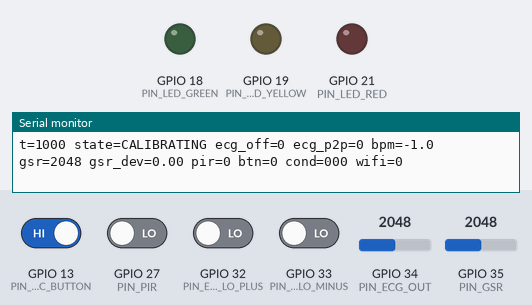
Simulated run of this program. Board: ESP32. On the bench: output pins drawn as LEDs (lit = HIGH), the last lines printed to the serial monitor. The inputs (shaded band) are chosen by the test bench; at power-on: GPIO 13 (PIN_PANIC_BUTTON) HIGH, GPIO 27 (PIN_PIR), GPIO 32 (PIN_ECG_LO_PLUS), GPIO 33 (PIN_ECG_LO_MINUS) LOW, GPIO 34 (PIN_ECG_OUT) = 2048, GPIO 35 (PIN_GSR) = 2048 (analog values on the 0–4095 scale). WiFi joins after 1.5 s; servers stay silent unless stated; uploads are accepted with an empty reply; not simulated (calls return 0 or success): secrets.example.h.

Above: at 1.2 s.
1.3 s: GPIO 13 (PIN_PANIC_BUTTON) driven LOW and GPIO 27 (PIN_PIR) driven HIGH
At 1.8 s:
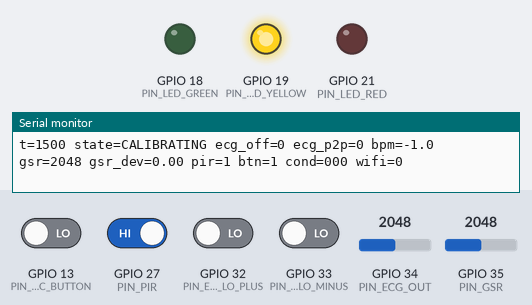
At 3.5 s:
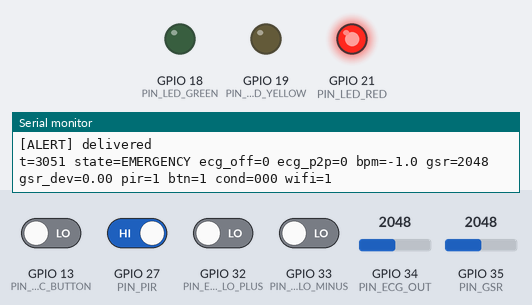
Timing chart, 0 to 5.0 s (numbered marks = the images above; inputs shaded):
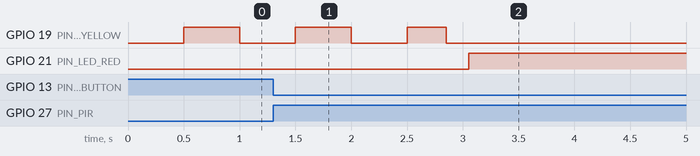

The program:

main.cpp
```cpp
// ESP32 Safety Wearable — reference firmware
//
// REFERENCE IMPLEMENTATION. The original HerZion 2025 prototype firmware is
// not in this repository. This file re-implements the documented architecture
// (ECG + GSR + PIR sensing, rule-based event detection, panic button, LED
// indication, emergency-contact notification) so it can be built, read and
// tested. Pins and thresholds live in include/config.h; see docs/ for details.
//
// Main loop (non-blocking except while an HTTP request is in flight):
//   sample ECG (250 Hz) / GSR (20 Hz) / PIR / button
//   -> derive per-sensor conditions -> DecisionEngine -> LEDs
//   -> on entering EMERGENCY, POST an alert; retry until delivered or cancelled.

#include <Arduino.h>
#include <HTTPClient.h>
#include <WiFi.h>
#include <WiFiClientSecure.h>

#include "button.h"
#include "config.h"
#include "decision.h"
#include "ecg_rate.h"

#if __has_include("secrets.h")
#include "secrets.h"
#else
// Lets the project compile out of the box; alerts will fail until secrets.h exists.
#warning "include/secrets.h not found - building with placeholder values from secrets.example.h"
#include "secrets.example.h"
#endif

// ---------------------------------------------------------------------------
// Modules
// ---------------------------------------------------------------------------
static EcgRateEstimator ecg({ECG_WINDOW_MS, ECG_THRESHOLD_FRACTION, ECG_MIN_PEAK_TO_PEAK,
                             ECG_REFRACTORY_MS, ECG_MIN_RR_MS, ECG_MAX_RR_MS, ECG_STALE_MS});
static ButtonTracker button(BUTTON_DEBOUNCE_MS, PANIC_HOLD_MS, CANCEL_HOLD_MS);
static DecisionEngine decision(WARNING_MIN_CONDITIONS, AUTO_MIN_CONDITIONS, AUTO_CONFIRM_MS);

// ---------------------------------------------------------------------------
// Runtime state
// ---------------------------------------------------------------------------
static uint32_t lastEcgSampleUs = 0;
static uint32_t lastGsrSampleMs = 0;
static uint32_t lastReportMs = 0;
static uint32_t lastWifiAttemptMs = 0;

static bool ecgLeadsOff = true;
static float gsrFiltered = 0.0f;
static bool gsrFilterPrimed = false;
static uint32_t lastPirHighMs = 0;
static bool pirEverHigh = false;

// Calibration accumulators (resting baselines for ECG rate and GSR level).
static bool calibrated = false;
static double gsrBaselineSum = 0.0;
static uint32_t gsrBaselineCount = 0;
static float gsrBaseline = 0.0f;
static double ecgBaselineSum = 0.0;
static uint32_t ecgBaselineCount = 0;
static float ecgBaselineBpm = -1.0f;  // negative = no usable ECG during calibration

// Notification state for the current emergency.
static bool alertPending = false;
static bool alertDelivered = false;
static uint32_t lastAlertAttemptMs = 0;
static uint32_t alertAttempts = 0;

static SystemState lastState = SystemState::Calibrating;
static SensorConditions conditions;

// ---------------------------------------------------------------------------
// Helpers
// ---------------------------------------------------------------------------
static const char* stateName(SystemState s) {
  switch (s) {
    case SystemState::Calibrating: return "CALIBRATING";
    case SystemState::Normal:      return "NORMAL";
    case SystemState::Warning:     return "WARNING";
    case SystemState::Emergency:   return "EMERGENCY";
  }
  return "?";
}

static const char* sourceName(EmergencySource s) {
  switch (s) {
    case EmergencySource::Manual:    return "manual";
    case EmergencySource::Automatic: return "automatic";
    default:                         return "none";
  }
}

static float gsrDeviationFraction() {
  if (gsrBaseline < GSR_MIN_VALID_BASELINE) return 0.0f;
  return fabsf(gsrFiltered - gsrBaseline) / gsrBaseline;
}

// ---------------------------------------------------------------------------
// Sensor acquisition
// ---------------------------------------------------------------------------
static void sampleEcg(uint32_t nowUs, uint32_t nowMs) {
  if (nowUs - lastEcgSampleUs < ECG_SAMPLE_PERIOD_US) return;
  lastEcgSampleUs += ECG_SAMPLE_PERIOD_US;
  // If the loop was blocked (e.g. during an HTTP request), resynchronise
  // instead of trying to "catch up" with a burst of back-to-back samples.
  if (nowUs - lastEcgSampleUs > ECG_SAMPLE_PERIOD_US) lastEcgSampleUs = nowUs;

  // The AD8232 drives LO+/LO- HIGH when an electrode loses contact. Its
  // output is meaningless then, so the estimator is reset rather than fed.
  const bool leadsOff = digitalRead(PIN_ECG_LO_PLUS) == HIGH || digitalRead(PIN_ECG_LO_MINUS) == HIGH;
  if (leadsOff) {
    if (!ecgLeadsOff) ecg.reset();
    ecgLeadsOff = true;
    return;
  }
  ecgLeadsOff = false;
  ecg.addSample(analogRead(PIN_ECG_OUT), nowMs);
}

static void sampleGsr(uint32_t nowMs) {
  if (nowMs - lastGsrSampleMs < GSR_SAMPLE_PERIOD_MS) return;
  lastGsrSampleMs = nowMs;

  // Skin conductance changes slowly; an exponential moving average removes
  // ADC noise and small contact jitter without needing a sample buffer.
  const float raw = static_cast<float>(analogRead(PIN_GSR));
  if (!gsrFilterPrimed) {
    gsrFiltered = raw;
    gsrFilterPrimed = true;
  } else {
    gsrFiltered += GSR_EMA_ALPHA * (raw - gsrFiltered);
  }
}

static void samplePir(uint32_t nowMs) {
  // HC-SR501: HIGH while motion is detected (plus its own on-board hold time).
  if (digitalRead(PIN_PIR) == HIGH) {
    lastPirHighMs = nowMs;
    pirEverHigh = true;
  }
}

// ---------------------------------------------------------------------------
// Calibration: capture resting baselines once after power-up.
// ---------------------------------------------------------------------------
static void updateCalibration(uint32_t nowMs) {
  if (calibrated) return;

  // Accumulate at the GSR rate so both baselines weight time equally.
  static uint32_t lastAccumMs = 0;
  if (nowMs - lastAccumMs >= GSR_SAMPLE_PERIOD_MS) {
    lastAccumMs = nowMs;
    if (gsrFilterPrimed) {
      gsrBaselineSum += gsrFiltered;
      ++gsrBaselineCount;
    }
    const float bpm = ecg.rateBpm(nowMs);
    if (bpm > 0) {
      ecgBaselineSum += bpm;
      ++ecgBaselineCount;
    }
  }

  if (nowMs < CALIBRATION_MS) return;

  gsrBaseline = gsrBaselineCount ? static_cast<float>(gsrBaselineSum / gsrBaselineCount) : 0.0f;
  ecgBaselineBpm = ecgBaselineCount ? static_cast<float>(ecgBaselineSum / ecgBaselineCount) : -1.0f;
  calibrated = true;

  Serial.printf("[CAL] done: gsr_baseline=%.1f ecg_baseline_bpm=%.1f%s%s\n", gsrBaseline, ecgBaselineBpm,
                gsrBaseline < GSR_MIN_VALID_BASELINE ? " (GSR condition disabled: no contact)" : "",
                ecgBaselineBpm < 0 ? " (ECG condition disabled: no usable signal)" : "");
}

// ---------------------------------------------------------------------------
// Per-sensor conditions fed to the decision engine.
// ---------------------------------------------------------------------------
static SensorConditions evaluateConditions(uint32_t nowMs) {
  SensorConditions c;
  if (!calibrated) return c;

  // ECG: beat rate clearly above this wearer's resting baseline. Disabled if
  // no baseline was captured or the electrodes are off.
  const float bpm = ecg.rateBpm(nowMs);
  c.ecg = !ecgLeadsOff && ecgBaselineBpm > 0 && bpm > 0 && bpm >= ecgBaselineBpm * ECG_RATE_RISE_FACTOR;

  // GSR: significant deviation of the conductance-related reading from baseline.
  c.gsr = gsrDeviationFraction() >= GSR_DEVIATION_FRACTION;

  // PIR: motion reported recently.
  c.pir = pirEverHigh && (nowMs - lastPirHighMs) <= PIR_HOLD_MS;
  return c;
}

// ---------------------------------------------------------------------------
// LED indication
// ---------------------------------------------------------------------------
static void updateLeds(SystemState s, uint32_t nowMs) {
  const bool slowBlink = (nowMs / 500) % 2;   // 1 Hz
  const bool fastBlink = (nowMs / 125) % 2;   // 4 Hz
  bool green = false, yellow = false, red = false;

  switch (s) {
    case SystemState::Calibrating:
      yellow = slowBlink;
      break;
    case SystemState::Normal:
      // Solid green when Wi-Fi is up; blinking green means "armed, but an
      // alert could not be sent right now" (local panic still works).
      green = (WiFi.status() == WL_CONNECTED) ? true : slowBlink;
      break;
    case SystemState::Warning:
      yellow = true;
      break;
    case SystemState::Emergency:
      // Fast blink until the receiver acknowledges with HTTP 2xx, then solid.
      red = alertDelivered ? true : fastBlink;
      break;
  }
  digitalWrite(PIN_LED_GREEN, green);
  digitalWrite(PIN_LED_YELLOW, yellow);
  digitalWrite(PIN_LED_RED, red);
}

// ---------------------------------------------------------------------------
// Network + notification
// ---------------------------------------------------------------------------
static void maintainWifi(uint32_t nowMs) {
  if (WiFi.status() == WL_CONNECTED) return;
  if (lastWifiAttemptMs != 0 && nowMs - lastWifiAttemptMs < WIFI_RECONNECT_MS) return;
  lastWifiAttemptMs = nowMs;
  Serial.println("[WIFI] connecting...");
  WiFi.disconnect();
  WiFi.begin(WIFI_SSID, WIFI_PASSWORD);  // non-blocking; status polled next loop
}

// Sends one alert attempt. Blocks for up to HTTP_TIMEOUT_MS; sensor sampling
// pauses during that time, which is acceptable because the device is already
// in the latched EMERGENCY state. Returns true on HTTP 2xx.
static bool sendAlert(uint32_t nowMs) {
  if (WiFi.status() != WL_CONNECTED) {
    Serial.println("[ALERT] no Wi-Fi, will retry");
    return false;
  }

  char body[256];
  snprintf(body, sizeof(body),
           "{\"device\":\"%s\",\"event\":\"EMERGENCY\",\"trigger\":\"%s\","
           "\"ecg_bpm\":%.0f,\"gsr_deviation\":%.2f,\"pir_recent\":%s,\"uptime_ms\":%lu}",
           DEVICE_ID, sourceName(decision.source()), ecg.rateBpm(nowMs), gsrDeviationFraction(),
           conditions.pir ? "true" : "false", static_cast<unsigned long>(nowMs));

  HTTPClient http;
  WiFiClientSecure secureClient;
  WiFiClient plainClient;
  const String url = NOTIFY_URL;
  bool begun;
  if (url.startsWith("https://")) {
#ifdef NOTIFY_ROOT_CA
    secureClient.setCACert(NOTIFY_ROOT_CA);
#else
    secureClient.setInsecure();  // encrypted but NOT authenticated; see docs/limitations.md
#endif
    begun = http.begin(secureClient, url);
  } else {
    begun = http.begin(plainClient, url);
  }
  if (!begun) {
    Serial.println("[ALERT] invalid NOTIFY_URL");
    return false;
  }

  http.setTimeout(HTTP_TIMEOUT_MS);
  http.addHeader("Content-Type", "application/json");
  if (strlen(NOTIFY_TOKEN) > 0) http.addHeader("Authorization", String("Bearer ") + NOTIFY_TOKEN);

  const int code = http.POST(reinterpret_cast<uint8_t*>(body), strlen(body));
  http.end();
  Serial.printf("[ALERT] attempt %lu -> HTTP %d\n", static_cast<unsigned long>(alertAttempts), code);
  return code >= 200 && code < 300;
}

static void serviceNotification(uint32_t nowMs) {
  if (!alertPending || alertDelivered) return;
  if (alertAttempts > 0 && nowMs - lastAlertAttemptMs < NOTIFY_RETRY_MS) return;
  lastAlertAttemptMs = nowMs;
  ++alertAttempts;
  if (sendAlert(nowMs)) {
    alertDelivered = true;
    Serial.println("[ALERT] delivered");
  }
}

// ---------------------------------------------------------------------------
// Serial debug output (one CSV-style line every SERIAL_REPORT_MS)
// ---------------------------------------------------------------------------
static void report(uint32_t nowMs, SystemState s) {
  if (nowMs - lastReportMs < SERIAL_REPORT_MS) return;
  lastReportMs = nowMs;
  Serial.printf("t=%lu state=%s ecg_off=%d ecg_p2p=%d bpm=%.1f gsr=%.0f gsr_dev=%.2f pir=%d btn=%d cond=%d%d%d wifi=%d\n",
                static_cast<unsigned long>(nowMs), stateName(s), ecgLeadsOff, ecg.peakToPeak(), ecg.rateBpm(nowMs),
                gsrFiltered, gsrDeviationFraction(), digitalRead(PIN_PIR), button.pressed(), conditions.ecg,
                conditions.gsr, conditions.pir, WiFi.status() == WL_CONNECTED);
}

// ---------------------------------------------------------------------------
void setup() {
  Serial.begin(115200);

  pinMode(PIN_ECG_LO_PLUS, INPUT);
  pinMode(PIN_ECG_LO_MINUS, INPUT);
  pinMode(PIN_PIR, INPUT);
  pinMode(PIN_PANIC_BUTTON, INPUT_PULLUP);  // pressed = LOW
  pinMode(PIN_LED_GREEN, OUTPUT);
  pinMode(PIN_LED_YELLOW, OUTPUT);
  pinMode(PIN_LED_RED, OUTPUT);

  // 12-bit ADC with 11 dB attenuation covers roughly 0-3.1 V, enough for the
  // AD8232 output (mid-rail around 1.65 V) and a 3.3 V-powered GSR module.
  analogReadResolution(12);
  analogSetAttenuation(ADC_11db);

  WiFi.mode(WIFI_STA);
  maintainWifi(millis());

  lastEcgSampleUs = micros();
  Serial.println("[BOOT] ESP32 safety wearable (reference firmware). Calibrating - keep still.");
}

void loop() {
  const uint32_t nowMs = millis();
  const uint32_t nowUs = micros();

  sampleEcg(nowUs, nowMs);
  sampleGsr(nowMs);
  samplePir(nowMs);
  updateCalibration(nowMs);

  const bool rawPressed = digitalRead(PIN_PANIC_BUTTON) == LOW;
  const ButtonEvent ev = button.update(rawPressed, nowMs, decision.state() == SystemState::Emergency);

  conditions = evaluateConditions(nowMs);
  const SystemState s = decision.update(nowMs, conditions, calibrated, ev);

  if (s != lastState) {
    Serial.printf("[STATE] %s -> %s", stateName(lastState), stateName(s));
    if (s == SystemState::Emergency) Serial.printf(" (trigger=%s)", sourceName(decision.source()));
    Serial.println();

    if (s == SystemState::Emergency) {
      alertPending = true;
      alertDelivered = false;
      alertAttempts = 0;
    } else if (lastState == SystemState::Emergency) {
      // Cancelled locally. No "cancelled" message is sent (see docs/limitations.md).
      alertPending = false;
    }
    lastState = s;
  }

  updateLeds(s, nowMs);
  maintainWifi(nowMs);
  serviceNotification(nowMs);
  report(nowMs, s);
}
```

button.h
```cpp
// button.h — debounced panic-button state machine (hardware-independent).
//
// The caller passes the raw "pressed" level and the current time; the tracker
// debounces it and reports at most one event per physical press:
//   - Panic : a press that started outside an emergency has been held for
//             panicHoldMs. A long hold (not a tap) is required so that an
//             accidental bump does not send an alert.
//   - Cancel: a press that started *during* an emergency has been held for
//             cancelHoldMs. Remembering which state the press started in stops
//             one long hold from raising an emergency and then immediately
//             cancelling it.

#pragma once

#include <stdint.h>

enum class ButtonEvent : uint8_t { None, Panic, Cancel };

class ButtonTracker {
 public:
  ButtonTracker(uint32_t debounceMs, uint32_t panicHoldMs, uint32_t cancelHoldMs)
      : debounceMs_(debounceMs), panicHoldMs_(panicHoldMs), cancelHoldMs_(cancelHoldMs) {}

  ButtonEvent update(bool rawPressed, uint32_t nowMs, bool inEmergency) {
    // Debounce: accept a new level only after it has been stable for debounceMs.
    if (rawPressed != lastRaw_) {
      lastRaw_ = rawPressed;
      lastChangeMs_ = nowMs;
    }
    if (rawPressed != stable_ && (nowMs - lastChangeMs_) >= debounceMs_) {
      stable_ = rawPressed;
      if (stable_) {
        pressStartMs_ = nowMs;
        pressStartedInEmergency_ = inEmergency;
        eventFired_ = false;
      }
    }

    if (!stable_ || eventFired_) return ButtonEvent::None;

    const uint32_t held = nowMs - pressStartMs_;
    if (!pressStartedInEmergency_ && held >= panicHoldMs_) {
      eventFired_ = true;
      return ButtonEvent::Panic;
    }
    if (pressStartedInEmergency_ && held >= cancelHoldMs_) {
      eventFired_ = true;
      return ButtonEvent::Cancel;
    }
    return ButtonEvent::None;
  }

  bool pressed() const { return stable_; }

 private:
  uint32_t debounceMs_, panicHoldMs_, cancelHoldMs_;
  bool lastRaw_ = false;
  bool stable_ = false;
  uint32_t lastChangeMs_ = 0;
  uint32_t pressStartMs_ = 0;
  bool pressStartedInEmergency_ = false;
  bool eventFired_ = false;
};
```

secrets.example.h
```cpp
// secrets.example.h — template for network and notification settings.
//
// Copy this file to include/secrets.h and fill in your own values.
// include/secrets.h is listed in .gitignore and must never be committed.
// If secrets.h is missing, the firmware builds against these placeholders and
// notification attempts will fail (useful for compile checks only).

#pragma once

#define WIFI_SSID      "YOUR_WIFI_SSID"
#define WIFI_PASSWORD  "YOUR_WIFI_PASSWORD"

// HTTP(S) endpoint that receives the JSON alert and forwards it to the
// emergency contact (for example a small server, or an automation service
// that sends an SMS / chat message). The device itself does not know the
// contact's phone number or address.
#define NOTIFY_URL     "https://YOUR_NOTIFICATION_ENDPOINT/alert"

// Optional bearer token sent as "Authorization: Bearer <token>".
// Leave empty ("") to omit the header.
#define NOTIFY_TOKEN   "YOUR_API_TOKEN"

// Identifier included in every alert so the receiver knows which wearable sent it.
#define DEVICE_ID      "wearable-01"

// Optional: PEM root certificate of NOTIFY_URL's CA. When left undefined the
// HTTPS connection is NOT certificate-verified (see docs/limitations.md).
// #define NOTIFY_ROOT_CA "-----BEGIN CERTIFICATE-----\n...\n-----END CERTIFICATE-----\n"
```

Source omitted: decision.h (3249 bytes), ecg_rate.h (3969 bytes), config.h (5365 bytes)

Measured:
- after the input at 1.3 s, GPIO 21 (PIN_LED_RED): LOW → HIGH after 1.8 s
